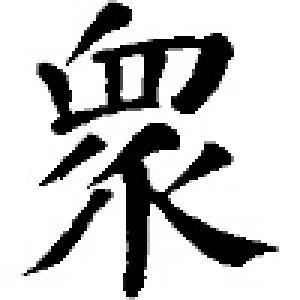
#> input picture data/cutting/0.jpg, 100 x 100 px (shown 3 times larger); its folder holds only this picture in this run
$ python Skeleton_Extraction.py
#> lines starting #> are read from the running program, lines starting #| are printed output that depends on the picture; after the words box and inside, x2 and y2 are one past the last pixel; in counts of white or black regions, pixels touching at a corner belong together
# 骨架提取代码——这里用到ZS细化算法的一个优化
# reference: 常庆贺,吴敏华,骆力明.基于改进ZS细化算法的手写体汉字骨架提取[J].计算机应用与软件,
#               2020, 37(7):8.DOI:10.3969/j.issn.1000-386x.2020.07.017.
# 上述论文我复现了他过滤孤立点的算法，我严重怀疑论文是在胡扯
import cv2
from skimage import measure
import numpy as np


# 获取邻居
def Get_Neighbour(x, y, img):
    return [img[x - 1][y - 1] // 255, img[x - 1][y] // 255, img[x - 1][y + 1] // 255,
            img[x][y - 1] // 255, img[x][y + 1] // 255,
            img[x + 1][y - 1] // 255, img[x + 1][y] // 255, img[x + 1][y + 1] // 255]


# 获得0-1字串
def get_Len(arr):
    res = 0
    cnt = 0
    for i in range(12):
        if arr[i] == 0:
            res = max(cnt, res)
            cnt = 0
        else:
            cnt += 1
    if cnt:
        res = max(res, cnt)
    return res >= 5


def get_transitions(arr):
    res = 0
    for i in range(0, 8):
        if arr[i % 8] == 0 and arr[(i + 1) % 8] == 1:
            res += 1
    return res


# 处理空洞算法
def Cavity_Deal(img):
    res = img
    rows = img.shape[0]
    cols = img.shape[1]
    changing = [(-1, -1)]
    while changing:
        changing = []
        for i in range(1, rows - 1):
            for j in range(1, cols - 1):
                P9, P2, P3, P8, P4, P7, P6, P5 = Get_Neighbour(i, j, img)
                arr = [P2, P3, P4, P5, P6, P7, P8, P9, P2, P3, P4, P5]
                if res[i][j] == 0 and get_Len(arr):
                    changing.append((i, j))
        for (x, y) in changing:
            res[x][y] = 255
    return res


def Skeleton_Extraction(path, save_dir, threshold_point, photo):
#> called with path = '../data/cutting/0.jpg', save_dir = '../data/Skeleton/0.jpg', threshold_point = 16, photo = 0
    img = cv2.imread(path, cv2.IMREAD_GRAYSCALE)
#> img is the input picture: shape (100, 100); min 0, max 255, mean 196.6
    ret, img = cv2.threshold(img, 0, 255, cv2.THRESH_BINARY + cv2.THRESH_OTSU)
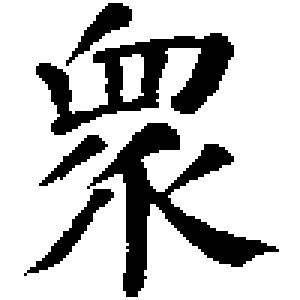
#> img: shape (100, 100) (shown 3 times larger); 77.1% white; 5 black regions
#> ret = 130

    rows = img.shape[0]
#> rows = 100
    cols = img.shape[1]
#> cols = 100

    # 过滤孤立点的算法
    img_label, num = measure.label(img, background=255, return_num=True)
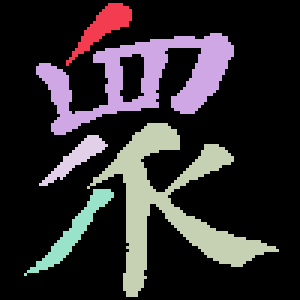
#> img_label: shape (100, 100) int64 (shown 3 times larger); 6 distinct labels, from 0 to 5; one colour per label, 0 black
#> num = 5
    props = measure.regionprops(img_label)
#> props = 5 regions; box (x1, y1, x2, y2) and area: (29, 41, 93, 99) 994, (12, 11, 78, 45) 855, (8, 63, 38, 92) 180, (22, 1, 44, 22) 148, (13, 45, 36, 62) 117
    resMatrix = np.zeros(img.shape).astype(np.uint8)
    for i in range(0, len(props)):
        if props[i].area > threshold_point:
            tmp = (img_label == i + 1).astype(np.uint8)
            resMatrix += tmp
#> this loop made 5 passes
#> pass 1, in Skeleton_Extraction, `tmp = (img_label == i + 1).astype(np.uint8)`:
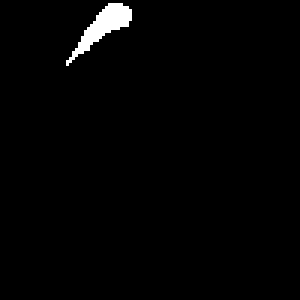
#> tmp: shape (100, 100) (shown 3 times larger); values 0 (black) and 1 (white), 1.5% white; 1 white region, box (x1, y1, x2, y2) and area: (22, 1, 44, 22) 148
#> pass 2, in Skeleton_Extraction, `resMatrix += tmp`:
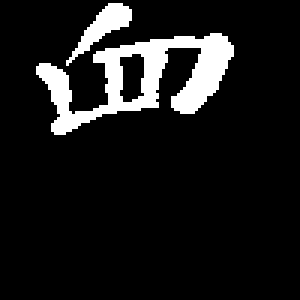
#> resMatrix: shape (100, 100) (shown 3 times larger); values 0 (black) and 1 (white), 10% white; 2 white regions, box (x1, y1, x2, y2) and area: (12, 11, 78, 45) 855, (22, 1, 44, 22) 148
#> pass 3, in Skeleton_Extraction, `tmp = (img_label == i + 1).astype(np.uint8)`:
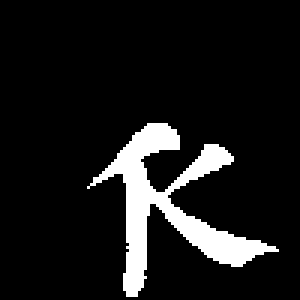
#> tmp: shape (100, 100) (shown 3 times larger); values 0 (black) and 1 (white), 9.9% white; 1 white region, box (x1, y1, x2, y2) and area: (29, 41, 93, 99) 994
#> after the loop: resMatrix: shape (100, 100); values 0 (black) and 1 (white), 22.9% white; 5 white regions, box (x1, y1, x2, y2) and area: (29, 41, 93, 99) 994, (12, 11, 78, 45) 855, (8, 63, 38, 92) 180, (22, 1, 44, 22) 148, (13, 45, 36, 62) 117
    resMatrix *= 255
    # 处理空洞算法
    Pretreatment_Image = Cavity_Deal(img=resMatrix)
#> the loop in Cavity_Deal, `while changing:` made 4 passes
#> after the loop in Cavity_Deal, `while changing:`: res: shape (100, 100); 23.2% white; 5 white regions, box (x1, y1, x2, y2) and area: (29, 41, 93, 99) 1003, (12, 11, 78, 45) 871, (8, 63, 38, 92) 181, (22, 1, 44, 22) 148, (13, 45, 36, 62) 118
    cv2.imwrite(f'../data/Pretreatment_Image/{photo}.jpg', Pretreatment_Image)
    # 细化算法实现
    # ZS细化算法得到初步骨架
    changing1 = changing2 = [(-1, -1)]
    while changing1 or changing2:
        # 迭代一
        changing1 = []
        for i in range(1, rows - 1):
            for j in range(1, cols - 1):
                P9, P2, P3, P8, P4, P7, P6, P5 = Get_Neighbour(i, j, Pretreatment_Image)
                arr = [P2, P3, P4, P5, P6, P7, P8, P9]
                if (Pretreatment_Image[i][j] == 255 and  # 条件0
                        P4 * P6 * P8 == 0 and  # 条件3
                        P2 * P4 * P6 == 0 and  # 条件4
                        get_transitions(arr) == 1 and  # 条件2
                        2 <= (P2 + P3 + P4 + P5 + P6 + P7 + P8 + P9) <= 6):  # 条件1
                    changing1.append((i, j))

        for (x, y) in changing1:
            Pretreatment_Image[x][y] = 0
        # 迭代二
        changing2 = []
        for i in range(1, rows - 1):
            for j in range(1, cols - 1):
                P9, P2, P3, P8, P4, P7, P6, P5 = Get_Neighbour(i, j, Pretreatment_Image)
                arr = [P2, P3, P4, P5, P6, P7, P8, P9]
                if (Pretreatment_Image[i][j] == 255 and  # 条件0
                        P2 * P6 * P8 == 0 and  # 条件3
                        P2 * P4 * P8 == 0 and  # 条件4
                        get_transitions(arr) == 1 and  # 条件2
                        2 <= (P2 + P3 + P4 + P5 + P6 + P7 + P8 + P9) <= 6):  # 条件1
                    changing2.append((i, j))

        for (x, y) in changing2:
            Pretreatment_Image[x][y] = 0
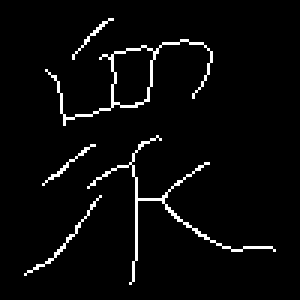
#> Pretreatment_Image: shape (100, 100) (shown 3 times larger); 3.7% white in thin lines or dots, all inside (x1, y1, x2, y2) = (8, 6, 92, 95)

    # 得到ZS骨架后细化代码
    # 再一次改进骨架：
    cnt = -1
    while cnt != 0:
        cnt = 0
        for i in range(1, rows - 1):
            for j in range(1, cols - 1):
                P9, P2, P3, P8, P4, P7, P6, P5 = Get_Neighbour(i, j, Pretreatment_Image)
                if (Pretreatment_Image[i][j] == 255 and
                        ((P2 * P8 == 1 and P4 + P5 + P6 + P9 == 0) or
                         (P6 * P8 == 1 and P2 + P3 + P4 + P7 == 0) or
                         (P2 * P4 == 1 and P3 + P6 + P7 + P8 == 0) or
                         (P4 * P6 == 1 and P2 + P5 + P8 + P9 == 0) or
                         (P3 + P5 + P7 + P9 == 0 and P2 + P4 + P6 + P8 == 3))):
                    Pretreatment_Image[i][j] = 0
                    cnt += 1
#> this loop made 2 passes
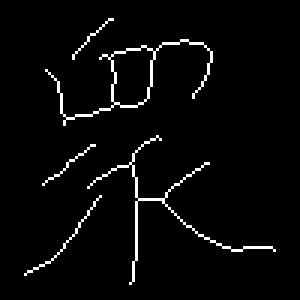
#> Pretreatment_Image: shape (100, 100) (shown 3 times larger); 3.2% white in thin lines or dots, all inside (x1, y1, x2, y2) = (8, 6, 92, 95)

    # cv2.imshow("1", Pretreatment_Image)
    cv2.imwrite(save_dir, Pretreatment_Image)
    print(photo)
    # cv2.waitKey(0)


if __name__ == '__main__':
    for photo in range(0, 15):
        path = f"../data/cutting/{photo}.jpg"
        save_dir = f"../data/Skeleton/{photo}.jpg"
        # threshold_point：是过滤掉连通域大小小于threshold_point，后期设计上可以追加一个用户自适应过滤机制
#> (the run stopped early here; a loop or call above may not have finished)
